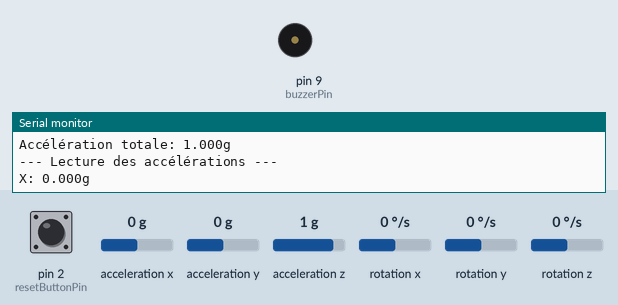
A sketch run on a simulated Arduino Uno, built with avr-gcc and run on an emulated ATmega328P. Parts: buzzer (waves = sounding), the last lines printed to the serial monitor. The test bench sets the inputs (shaded band); at power-on: acceleration x 0 g, pin 2 (resetButtonPin) HIGH, acceleration y 0 g, acceleration z 1 g, rotation x 0 °/s, rotation y 0 °/s, rotation z 0 °/s.

Above: at 2.3 s.
2.4 s: acceleration x set to -1 g
5.4 s: acceleration x set to -1.3 g
At 5.94 s:
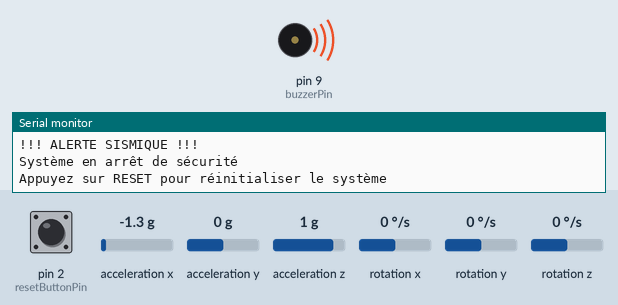
8.4 s: pin 2 (resetButtonPin) pulled LOW for 1 s
Timing chart, 0 to 17.4 s (numbered marks = the images above; inputs shaded):
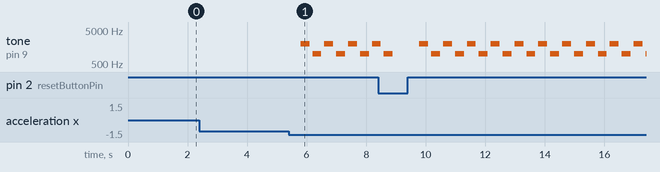

The sketch:

earthquake_detector.ino
```cpp
#include <Wire.h>
#include <MPU6050.h>

// Définition des broches
const int buzzerPin = 9;
const int resetButtonPin = 2;  // Bouton de réinitialisation
MPU6050 mpu;

// Seuils de détection
const float seismicThreshold = 1.5; // Seuil en g

// Variables globales
float xAccel, yAccel, zAccel;
float totalAccel;
bool systemActive = true;     // État du système
bool alarmActive = false;

void setup() {
  // Configuration des broches
  pinMode(buzzerPin, OUTPUT);
  pinMode(resetButtonPin, INPUT_PULLUP);  // Bouton avec résistance pull-up

  // Démarrage de la communication série
  Serial.begin(9600);

  // Initialisation du MPU6050
  Wire.begin();
  mpu.initialize();

  // Message d'initialisation
  Serial.println("=== Système de détection sismique initialisé ===");
  Serial.println("Seuil d'alerte : 1.5g");
  Serial.println("Appuyez sur le bouton RESET pour réinitialiser après une alerte");
  Serial.println("-------------------------------------------");
  delay(1000);
}

void loop() {
  // Vérification du bouton de réinitialisation
  if (digitalRead(resetButtonPin) == LOW) {
    resetSystem();
    delay(500);  // Debounce
    return;
  }

  // Si le système est arrêté, on ne fait que clignoter le buzzer
  if (!systemActive) {
    blinkAlarm();
    return;
  }

  // Lecture des accélérations
  int16_t ax, ay, az;
  mpu.getAcceleration(&ax, &ay, &az);

  // Conversion en g (±2g range)
  xAccel = ax / 16384.0;
  yAccel = ay / 16384.0;
  zAccel = az / 16384.0;

  // Calcul de l'accélération totale (magnitude du vecteur)
  totalAccel = sqrt(xAccel*xAccel + yAccel*yAccel + zAccel*zAccel);

  // Affichage des valeurs
  Serial.println("\n--- Lecture des accélérations ---");
  Serial.print("X: "); Serial.print(xAccel, 3); Serial.println("g");
  Serial.print("Y: "); Serial.print(yAccel, 3); Serial.println("g");
  Serial.print("Z: "); Serial.print(zAccel, 3); Serial.println("g");
  Serial.print("Accélération totale: "); Serial.print(totalAccel, 3); Serial.println("g");

  // Vérification du dépassement de seuil
  if (totalAccel > seismicThreshold) {
    Serial.println("!!! DÉPASSEMENT DU SEUIL !!!");
    triggerEmergencyState();
  }

  delay(100);
}

void triggerEmergencyState() {
  systemActive = false;  // Arrêt du système
  alarmActive = true;
  Serial.println("\n!!! ALERTE SISMIQUE !!!");
  Serial.println("Système en arrêt de sécurité");
  Serial.println("Appuyez sur RESET pour réinitialiser le système");
}

void blinkAlarm() {
  // Son d'alarme plus intense et continu
  tone(buzzerPin, 2000, 300);
  delay(400);
  tone(buzzerPin, 1000, 300);
  delay(400);
}

void resetSystem() {
  systemActive = true;
  alarmActive = false;
  noTone(buzzerPin);
  Serial.println("\n=== Système réinitialisé ===");
  Serial.println("Reprise de la surveillance...");
}
```

Measured:
- the behaviour switches between -1.1 and -1.2 g on acceleration x (found by bisection; images 0 and 1)
- after the input at 5.4 s, tone on pin 9 (buzzerPin): silent → 2000 Hz after 0.40 s, then repeats every 0.80 s: silent 0.10 s, 1000 Hz 0.30 s, silent 0.10 s, 2000 Hz 0.30 s
